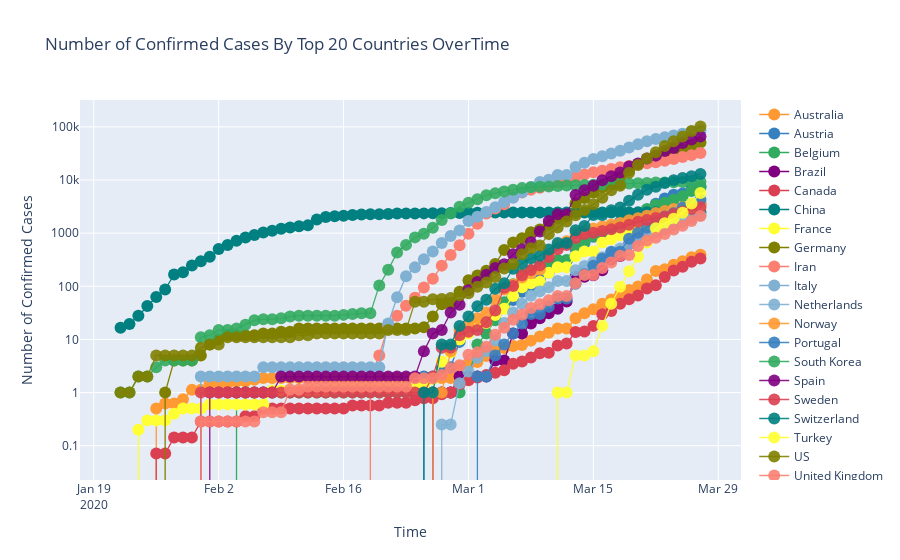

Write notebook code for a chart like this one.
### Code cell
most_recent = df[df['date'] == df['date'].max()]
top_20_confirmed  = most_recent.groupby('country')['confirmed'].sum().sort_values(ascending = False).head(20).keys()
top_20 = df[df['country'].isin(top_20_confirmed)]
top_20.pivot_table(columns = 'country',
                  values = 'confirmed',
                  index = 'date').iplot(mode = 'lines+markers',
                                      theme = 'solar',
                                      layout = dict(
                                      xaxis =dict(title = 'Time'),
                                      yaxis = dict(type = 'log',title = 'Number of Confirmed Cases'),
                                      title = 'Number of Confirmed Cases By Top 20 Countries OverTime'))
